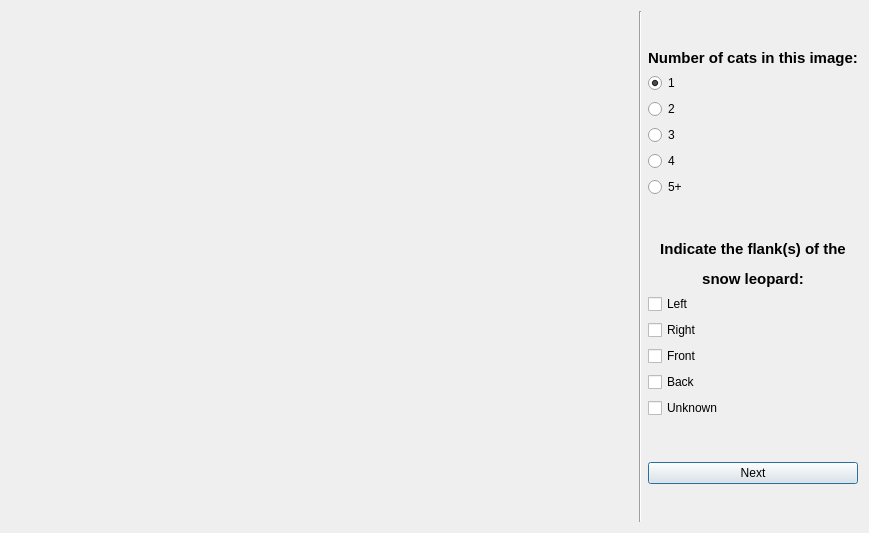
<?xml version="1.0" encoding="UTF-8"?>
<ui version="4.0">
 <class>FlankSorting</class>
 <widget class="QDialog" name="FlankSorting">
  <property name="geometry">
   <rect>
    <x>0</x>
    <y>0</y>
    <width>869</width>
    <height>533</height>
   </rect>
  </property>
  <property name="sizePolicy">
   <sizepolicy hsizetype="Fixed" vsizetype="Fixed">
    <horstretch>0</horstretch>
    <verstretch>0</verstretch>
   </sizepolicy>
  </property>
  <property name="maximumSize">
   <size>
    <width>2277</width>
    <height>1560</height>
   </size>
  </property>
  <property name="windowTitle">
   <string>HotSpotter - Sorting by Flank...</string>
  </property>
  <property name="windowIcon">
   <iconset>
    <normaloff>hsicon.png</normaloff>hsicon.png</iconset>
  </property>
  <property name="autoFillBackground">
   <bool>true</bool>
  </property>
  <layout class="QGridLayout" name="gridLayout">
   <property name="sizeConstraint">
    <enum>QLayout::SetMinimumSize</enum>
   </property>
   <item row="0" column="2">
    <layout class="QVBoxLayout" name="verticalLayout">
     <item>
      <spacer name="verticalSpacer">
       <property name="orientation">
        <enum>Qt::Vertical</enum>
       </property>
       <property name="sizeHint" stdset="0">
        <size>
         <width>20</width>
         <height>40</height>
        </size>
       </property>
      </spacer>
     </item>
     <item>
      <widget class="QLabel" name="number_prompt">
       <property name="text">
        <string>&lt;html&gt;&lt;head/&gt;&lt;body&gt;&lt;p align=&quot;center&quot;&gt;&lt;span style=&quot; font-size:11pt; font-weight:600;&quot;&gt;Number of cats in this image:&lt;/span&gt;&lt;/p&gt;&lt;/body&gt;&lt;/html&gt;</string>
       </property>
      </widget>
     </item>
     <item>
      <widget class="QRadioButton" name="choice_cats_1">
       <property name="text">
        <string>1</string>
       </property>
       <property name="checked">
        <bool>true</bool>
       </property>
       <property name="autoRepeat">
        <bool>true</bool>
       </property>
      </widget>
     </item>
     <item>
      <widget class="QRadioButton" name="choice_cats_2">
       <property name="text">
        <string>2</string>
       </property>
      </widget>
     </item>
     <item>
      <widget class="QRadioButton" name="choice_cats_3">
       <property name="text">
        <string>3</string>
       </property>
      </widget>
     </item>
     <item>
      <widget class="QRadioButton" name="choice_cats_4">
       <property name="text">
        <string>4</string>
       </property>
      </widget>
     </item>
     <item>
      <widget class="QRadioButton" name="choice_cats_5more">
       <property name="text">
        <string>5+</string>
       </property>
      </widget>
     </item>
     <item>
      <spacer name="verticalSpacer_3">
       <property name="orientation">
        <enum>Qt::Vertical</enum>
       </property>
       <property name="sizeHint" stdset="0">
        <size>
         <width>20</width>
         <height>40</height>
        </size>
       </property>
      </spacer>
     </item>
     <item>
      <widget class="QLabel" name="flank_promt">
       <property name="font">
        <font>
         <pointsize>11</pointsize>
         <weight>75</weight>
         <italic>false</italic>
         <bold>true</bold>
         <underline>false</underline>
         <strikeout>false</strikeout>
        </font>
       </property>
       <property name="text">
        <string>&lt;html&gt;&lt;head/&gt;&lt;body&gt;&lt;p align=&quot;center&quot;&gt;Indicate the flank(s) of the&lt;/p&gt;&lt;p align=&quot;center&quot;&gt;snow leopard:&lt;/p&gt;&lt;/body&gt;&lt;/html&gt;</string>
       </property>
      </widget>
     </item>
     <item>
      <widget class="QCheckBox" name="left_checker">
       <property name="text">
        <string>Left</string>
       </property>
      </widget>
     </item>
     <item>
      <widget class="QCheckBox" name="right_checker">
       <property name="text">
        <string>Right</string>
       </property>
      </widget>
     </item>
     <item>
      <widget class="QCheckBox" name="front_checker">
       <property name="text">
        <string>Front</string>
       </property>
      </widget>
     </item>
     <item>
      <widget class="QCheckBox" name="back_checker">
       <property name="text">
        <string>Back</string>
       </property>
      </widget>
     </item>
     <item>
      <widget class="QCheckBox" name="unknown_checker">
       <property name="text">
        <string>Unknown</string>
       </property>
      </widget>
     </item>
     <item>
      <spacer name="verticalSpacer_4">
       <property name="orientation">
        <enum>Qt::Vertical</enum>
       </property>
       <property name="sizeHint" stdset="0">
        <size>
         <width>20</width>
         <height>40</height>
        </size>
       </property>
      </spacer>
     </item>
     <item>
      <widget class="QPushButton" name="next_button">
       <property name="text">
        <string>Next</string>
       </property>
      </widget>
     </item>
     <item>
      <spacer name="verticalSpacer_2">
       <property name="orientation">
        <enum>Qt::Vertical</enum>
       </property>
       <property name="sizeHint" stdset="0">
        <size>
         <width>20</width>
         <height>40</height>
        </size>
       </property>
      </spacer>
     </item>
     <item>
      <layout class="QHBoxLayout" name="horizontalLayout"/>
     </item>
    </layout>
   </item>
   <item row="0" column="1">
    <widget class="Line" name="vertical_line">
     <property name="orientation">
      <enum>Qt::Vertical</enum>
     </property>
    </widget>
   </item>
   <item row="0" column="0">
    <widget class="QLabel" name="image_viewer">
     <property name="sizePolicy">
      <sizepolicy hsizetype="Preferred" vsizetype="Preferred">
       <horstretch>0</horstretch>
       <verstretch>0</verstretch>
      </sizepolicy>
     </property>
     <property name="maximumSize">
      <size>
       <width>640</width>
       <height>480</height>
      </size>
     </property>
     <property name="font">
      <font>
       <kerning>true</kerning>
      </font>
     </property>
     <property name="layoutDirection">
      <enum>Qt::LeftToRight</enum>
     </property>
     <property name="autoFillBackground">
      <bool>false</bool>
     </property>
     <property name="frameShadow">
      <enum>QFrame::Plain</enum>
     </property>
     <property name="text">
      <string/>
     </property>
     <property name="pixmap">
      <pixmap>../hstest/testdb/test_imgs/02__Station12__Camera2__2012-5-4__22-22-36(6).JPG</pixmap>
     </property>
     <property name="scaledContents">
      <bool>true</bool>
     </property>
     <property name="wordWrap">
      <bool>false</bool>
     </property>
    </widget>
   </item>
  </layout>
 </widget>
 <resources/>
 <connections/>
</ui>
